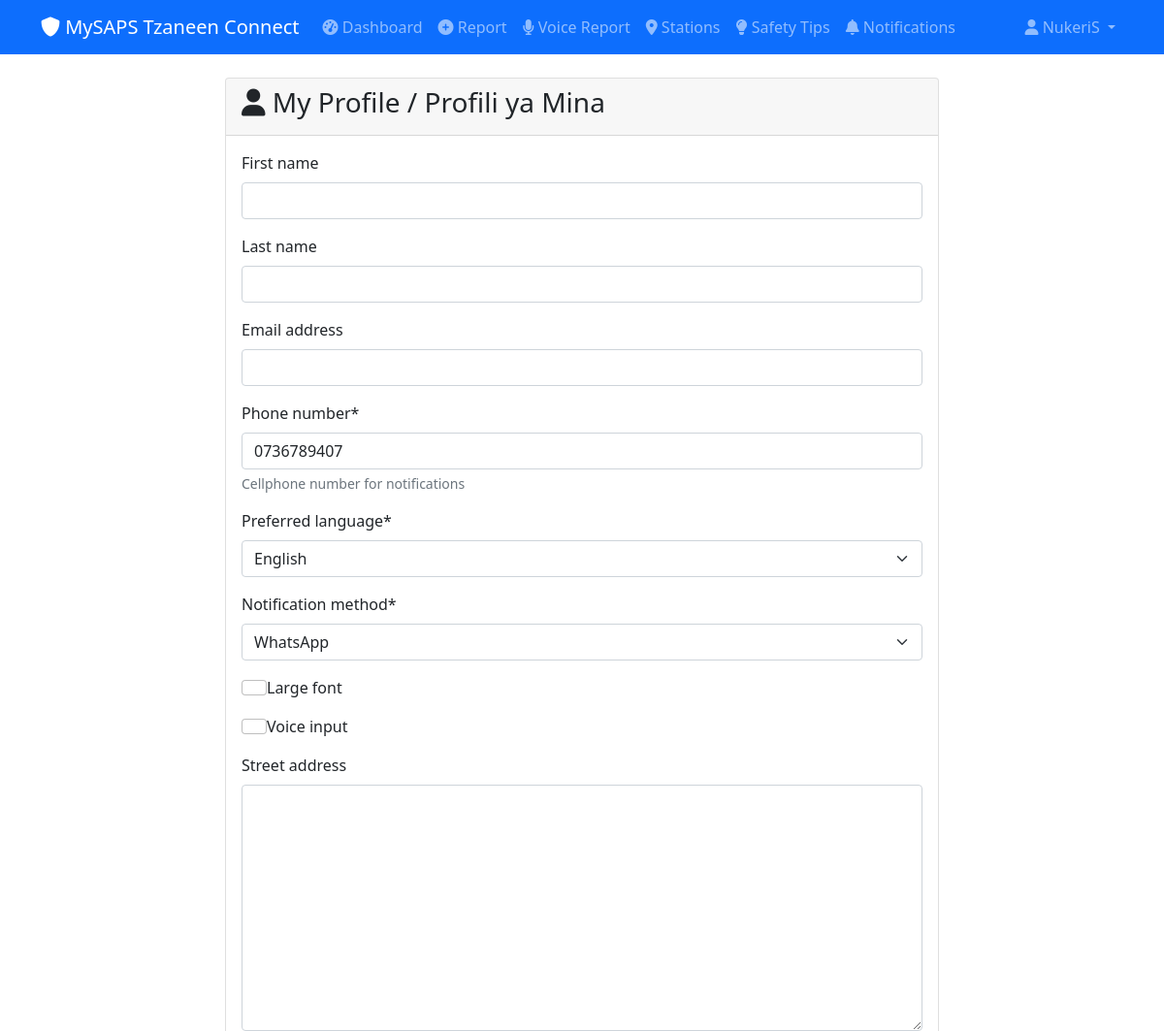
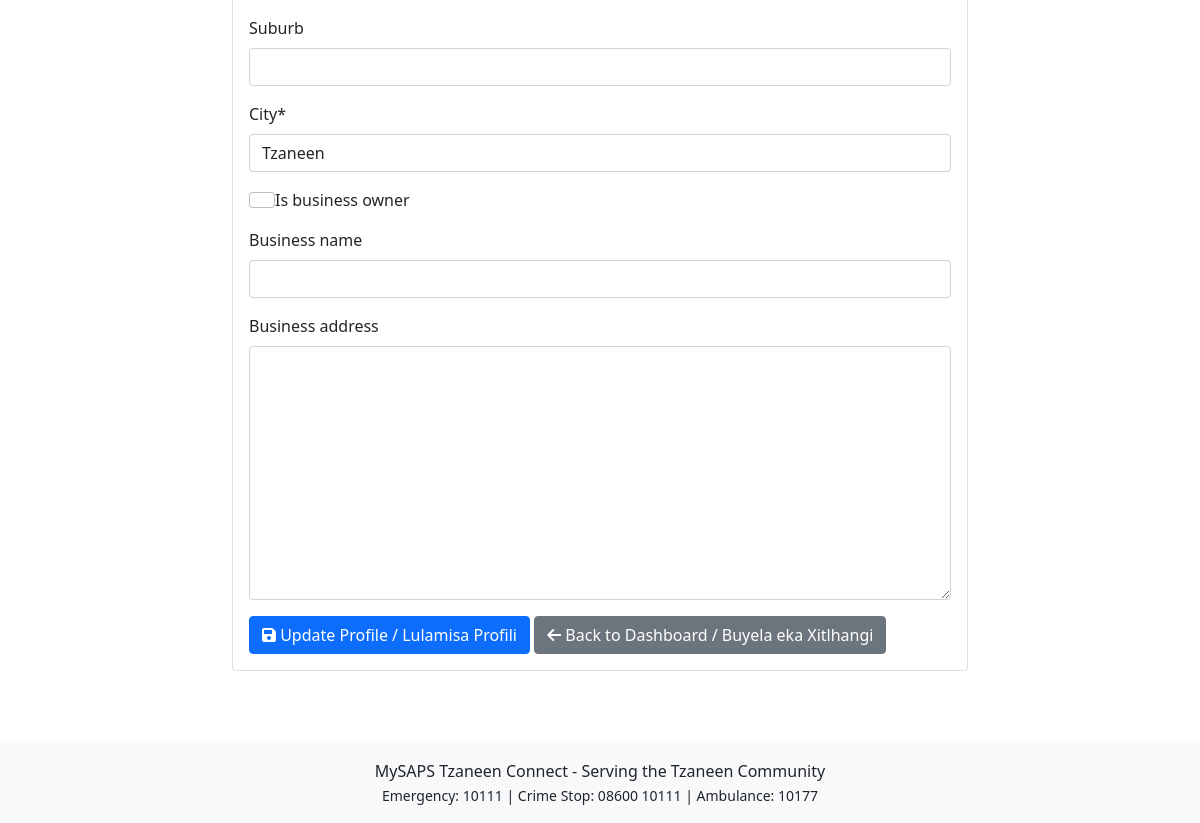
The app's page /accounts/profile/ (signed in) with its own data (2 pictures, top to bottom).
### accounts/models.py (models this page shows, shortened)
class CustomUser(AbstractUser):
    LANGUAGE_CHOICES = [
        ('en', 'English'),
        ('ts', 'Xitsonga'),
        ('nso', 'Sepedi'),
        ('ve', 'TshiVenda'),
    ]
    phone_number = models.CharField(max_length=15, unique=True, help_text=_('Cellphone number for notifications'))
    id_number = models.CharField(max_length=13, blank=True, null=True)
    street_address = models.TextField(blank=True, null=True)
    suburb = models.CharField(max_length=100, blank=True, null=True)
    city = models.CharField(max_length=100, default='Tzaneen')
    province = models.CharField(max_length=50, default='Limpopo')
    postal_code = models.CharField(max_length=10, blank=True, null=True)
    preferred_language = models.CharField(max_length=10, choices=LANGUAGE_CHOICES, default='en')
    notification_method = models.CharField(max_length=20, choices=[
        ('sms', 'SMS'),
        ('whatsapp', 'WhatsApp'),
        ('both', 'Both')
    ], default='whatsapp')
    large_font = models.BooleanField(default=False)
    voice_input = models.BooleanField(default=False)
    default_location_lat = models.DecimalField(max_digits=10, decimal_places=7, blank=True, null=True)
    default_location_lng = models.DecimalField(max_digits=10, decimal_places=7, blank=True, null=True)
    is_business_owner = models.BooleanField(default=False)
    business_name = models.CharField(max_length=200, blank=True, null=True)
    business_address = models.TextField(blank=True, null=True)
    created_at = models.DateTimeField(auto_now_add=True)
    updated_at = models.DateTimeField(auto_now=True)
    class Meta:
        verbose_name = _('User')
        verbose_name_plural = _('Users')

### accounts/views.py (the view)
# urls.py: path('profile/', views.profile, name='profile'),
@login_required
def profile(request):
    if request.method == 'POST':
        form = UserProfileForm(request.POST, instance=request.user)
        if form.is_valid():
            form.save()
            request.session['django_language'] = request.user.preferred_language
            messages.success(request, _('Profile updated successfully!'))
            return redirect('accounts:profile')
    else:
        form = UserProfileForm(instance=request.user)
    return render(request, 'accounts/profile.html', {'form': form})

### accounts/forms.py
class UserProfileForm(forms.ModelForm):
    class Meta:
        model = CustomUser
        fields = ('first_name', 'last_name', 'email', 'phone_number',
                  'preferred_language', 'notification_method', 'large_font',
                  'voice_input', 'street_address', 'suburb', 'city',
                  'is_business_owner', 'business_name', 'business_address')
    def __init__(self, *args, **kwargs):
        super().__init__(*args, **kwargs)
        for field in self.fields:
            self.fields[field].widget.attrs.update({'class': 'form-control'})

### templates/accounts/profile.html (shortened to what this page needs)
{% extends 'base.html' %}
{% load i18n %}
{% load crispy_forms_tags %}
{% block content %}
<div class="container">
    <div class="row justify-content-center">
        <div class="col-md-8">
            <div class="card">
                <div class="card-header">
                    <h3><i class="fas fa-user"></i> {% trans "My Profile" %} / Profili ya Mina</h3>
                </div>
                <div class="card-body">
                    <form method="post">
                        {{ form|crispy }}
                        <div class="mt-3">
                            <button type="submit" class="btn btn-primary">
                                <i class="fas fa-save"></i> {% trans "Update Profile" %} / Lulamisa Profili
                            </button>
                            <a href="{% url 'cases:dashboard' %}" class="btn btn-secondary">
                                <i class="fas fa-arrow-left"></i> {% trans "Back to Dashboard" %} / Buyela eka Xitlhangi
                            </a>
                        </div>
                    </form>
                </div>
            </div>
        </div>
    </div>
</div>
{% endblock %}

### templates/base.html (shortened to what this page needs)
<!DOCTYPE html>
<html lang="en">
<head>
    <link href="https://cdn.jsdelivr.net/npm/bootstrap@5.1.3/dist/css/bootstrap.min.css" rel="stylesheet">
    <link rel="stylesheet" href="https://cdnjs.cloudflare.com/ajax/libs/font-awesome/6.0.0/css/all.min.css">
</head>
<body>
    <nav class="navbar navbar-expand-lg navbar-dark bg-primary">
        <div class="container">
            <a class="navbar-brand" href="{% url 'cases:dashboard' %}">
                <i class="fas fa-shield-alt"></i> MySAPS Tzaneen Connect
            </a>
            <div class="collapse navbar-collapse" id="navbarNav">
                {% if user.is_authenticated %}
                <ul class="navbar-nav me-auto">
                    <li class="nav-item">
                        <a class="nav-link" href="{% url 'cases:dashboard' %}">
                            <i class="fas fa-tachometer-alt"></i> Dashboard
                        </a>
                    </li>
                    <li class="nav-item">
                        <a class="nav-link" href="{% url 'cases:report_case' %}">
                            <i class="fas fa-plus-circle"></i> Report
                        </a>
                    </li>
                    <li class="nav-item">
                        <a class="nav-link" href="{% url 'cases:voice_report' %}">
                            <i class="fas fa-microphone"></i> Voice Report
                        </a>
                    </li>
                    <li class="nav-item">
                        <a class="nav-link" href="{% url 'cases:station_finder' %}">
                            <i class="fas fa-map-marker-alt"></i> Stations
                        </a>
                    </li>
                    <li class="nav-item">
                        <a class="nav-link" href="{% url 'cases:safety_tips' %}">
                            <i class="fas fa-lightbulb"></i> Safety Tips
                        </a>
                    </li>
                    <li class="nav-item">
                        <a class="nav-link" href="{% url 'cases:notifications' %}">
                            <i class="fas fa-bell"></i> Notifications
                        </a>
                    </li>
                </ul>
                <ul class="navbar-nav">
                    <li class="nav-item dropdown">
                        <a class="nav-link dropdown-toggle" href="#" id="userDropdown" role="button" data-bs-toggle="dropdown">
                            <i class="fas fa-user"></i> {{ user.first_name|default:user.username }}
                        </a>
                    </li>
                </ul>
                {% else %}
                <ul class="navbar-nav ms-auto">
                    <li class="nav-item"><a class="nav-link" href="{% url 'accounts:login' %}">Login</a></li>
                    <li class="nav-item"><a class="nav-link" href="{% url 'accounts:register' %}">Register</a></li>
                </ul>
                {% endif %}
            </div>
        </div>
    </nav>
    <main class="py-4">
        {% block content %}{% endblock %}
    </main>
    <footer class="bg-light text-center py-3 mt-5">
        <div class="container">
            <p class="mb-0">MySAPS Tzaneen Connect - Serving the Tzaneen Community</p>
            <small>Emergency: 10111 | Crime Stop: 08600 10111 | Ambulance: 10177</small>
        </div>
    </footer>
</body>
</html>

### records on screen
CustomUser: first_name "NukeriS", phone_number "0736789407", preferred_language "English", notification_method "WhatsApp", city "Tzaneen"
